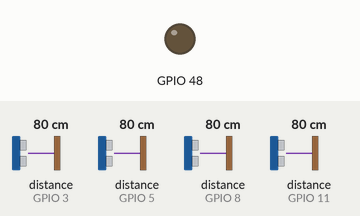
This sketch was run on a simulated ESP32-S3. On the bench: output pins drawn as LEDs (lit = HIGH). Wiring (inferred from the names in the program): 4 × ultrasonic range finder: trigger GPIO 2, echo GPIO 3 / trigger GPIO 4, echo GPIO 5 / trigger GPIO 7, echo GPIO 8 / trigger GPIO 10, echo GPIO 11. The test bench sets the inputs (shaded band); at power-on: distance to the obstacle (sensors on GPIO 3, GPIO 11, GPIO 5, GPIO 8) 80 cm. The echo pulse lasts 58.3 µs per cm; WiFi joins after 1.5 s; servers stay silent unless stated; no MQTT or app messages arrive unless stated; pins used as bus, display or sensor lines are not drawn; what the sketch prints to the serial monitor is not drawn.

Above: at 2.7 s.
2.8 s: distance to the obstacle (sensor on GPIO 3) set to 18 cm
6.9 s: distance to the obstacle (sensor on GPIO 3) set to 15 cm
13.5 s: distance to the obstacle (sensor on GPIO 11) set to 2 cm
At 15.6 s:
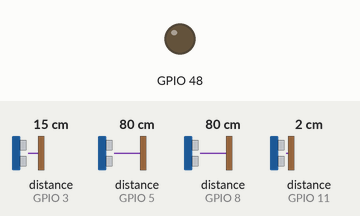
17.6 s: distance to the obstacle (sensor on GPIO 11) set to 18 cm
At 19.1 s:
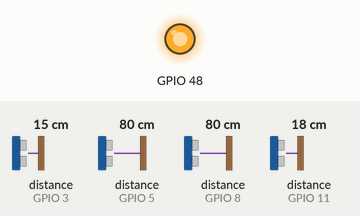
Timing chart, 0 to 20.6 s (numbered marks = the images above; inputs shaded):
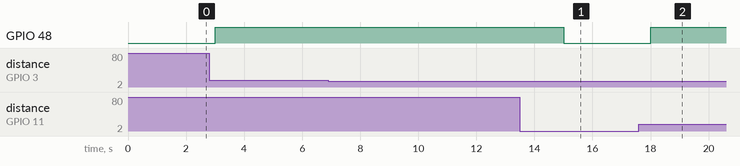

The sketch:

Ultrasonic_Sensor_02.ino
```cpp
#include <WiFi.h>
#include <PubSubClient.h>
#include <Wire.h>
#include <LiquidCrystal_I2C.h>

const char* ssid = "Mild"; //อย่าลืมแก้ไข SSID ของ WIFI ที่จะให้ NodeMCU ไปเชื่อมต่อ
const char* password = "1234567899"; //อย่าลืมแก้ไข PASSWORD ของ WIFI
const char* mqtt_server = "d2613297421847e9b0f0732cec40fa4d.s1.eu.hivemq.cloud"; //อย่าลืมแก้ไข BROKER
const int mqtt_port = 8884;
//const char* mqtt_Client = "LAB";  //อย่าลืมแก้ไข ClientID
const char* mqtt_username = "ham";  //อย่าลืมแก้ไข Token
const char* mqtt_password = "123456789"; //อย่าลืมแก้ไข Secret

WiFiClient espClient;
PubSubClient client(espClient);

const int pingPin1 = 2;
const int inPin1 = 3;
const int pingPin2 = 4;
const int inPin2 = 5;
const int pingPin3 = 7;
const int inPin3 = 8;
const int pingPin4 = 10;
const int inPin4 = 11;

long lastMsg = 0;
int value = 0;
char msg[100];
String DataString;
int allTable = 4;  // Total number of tables
int cm1, cm2, cm3, cm4;
int status1, status2, status3, status4;

void reconnect() {
  while (!client.connected()) {
    Serial.print("Attempting MQTT connection...");
  if (client.connect(mqtt_username, mqtt_password)) { //เชื่อมต่อกับ MQTT BROKER
    Serial.println("connected");
    client.subscribe("@msg/operator");
  }
  else {
    Serial.print("failed, rc=");
    Serial.print(client.state());
    Serial.println("try again in 5 seconds");
    delay(5000);
    }
  }
}


void setup() {
  Serial.begin(115200);

  pinMode(pingPin1, OUTPUT);
  pinMode(inPin1, INPUT);
  pinMode(pingPin2, OUTPUT);
  pinMode(inPin2, INPUT);
  pinMode(pingPin3, OUTPUT);
  pinMode(inPin3, INPUT);
  pinMode(pingPin4, OUTPUT);
  pinMode(inPin4, INPUT);
  pinMode(LED_BUILTIN, OUTPUT);

  Serial.println();
  Serial.print("Connecting to ");
  Serial.println(ssid);
  WiFi.begin(ssid, password); //เชื่อมต่อกับ WIFI
  while (WiFi.status() != WL_CONNECTED) {
    delay(500);
    Serial.print(".");
  }
  Serial.println("");
  Serial.println("WiFi connected");
  Serial.println("IP address: ");
  Serial.println(WiFi.localIP()); //เชื่อมต่อกับ WIFI สำเร็จ แสดง IP
  client.setServer(mqtt_server, mqtt_port); //กำหนด MQTT BROKER, PORT ที่ใช้
}

void loop() {

  if (!client.connected()) {
    reconnect();
  }
  client.loop();

  long now = millis();
  if (now - lastMsg > 3000) {  // Update every 3 seconds
    lastMsg = now;
    update();
  }
}

void setup_wifi() {
  delay(10);
  Serial.println();
  Serial.print("Connecting to ");
  Serial.println(ssid);

  WiFi.begin(ssid, password);

  while (WiFi.status() != WL_CONNECTED) {
    delay(500);
    Serial.print(".");
  }

  Serial.println();
  Serial.print("Connected to WiFi with IP: ");
  Serial.println(WiFi.localIP());
}

void update() {
    // Read status and distance at the same time
    detectAndUpdate(pingPin1, inPin1, status1, cm1);
    detectAndUpdate(pingPin2, inPin2, status2, cm2);
    detectAndUpdate(pingPin3, inPin3, status3, cm3);
    detectAndUpdate(pingPin4, inPin4, status4, cm4);

    Serial.println("Chair one     : " + (String)status1 + " people");
    Serial.println("Chair two     : " + (String)status2 + " people");
    Serial.println("Chair three   : " + (String)status3 + " people");
    Serial.println("Chair four    : " + (String)status4 + " people");
    Serial.println("---------------------------");
    Serial.println("Chair one     : " + (String)cm1 + "     cm");
    Serial.println("Chair two     : " + (String)cm2 + "     cm");
    Serial.println("Chair three   : " + (String)cm3 + "     cm");
    Serial.println("Chair four    : " + (String)cm4 + "     cm");

    int Numpeople2 = status1 + status2 + status3 + status4;

    int tableStatus2;

    if (Numpeople2 > 0) {
    tableStatus2 = 0;
    Serial.println("tableStatus2: " + String(tableStatus2));
    Serial.println("Tables are occupied");
  } else {
    tableStatus2 = 1;
    Serial.println("tableStatus2: " + String(tableStatus2));
    Serial.println("Tables are empty");
  }


 String statusMessage = "{\"status2\": " + String(tableStatus2) + ", \"Numpeople2\": " + String(Numpeople2) + "}";

    statusMessage.toCharArray(msg,100);
    // Publish status to MQTT
    client.publish("data02/people02/table02", msg);

    Serial.println("Published: " + statusMessage);

    Serial.println("==========================");
}

void detectAndUpdate(int pingPin, int inPin, int &status, int &cm) {
  long duration;

  digitalWrite(pingPin, LOW);
  delayMicroseconds(2);
  digitalWrite(pingPin, HIGH);
  delayMicroseconds(5);
  digitalWrite(pingPin, LOW);

  duration = pulseIn(inPin, HIGH);
  cm = microsecondsToCentimeters(duration);

  if (cm < 17) {
    digitalWrite(LED_BUILTIN, 0);
    status = 1;  // Occupied
  } else {
    digitalWrite(LED_BUILTIN, 1);
    status = 0;  // Empty
  }
}

long microsecondsToCentimeters(long microseconds) {
  return microseconds / 29 / 2;
}
```

Measured:
- after the input at 13.5 s, GPIO 48: HIGH → LOW after 1.5 s
- after the input at 17.6 s, GPIO 48: LOW → HIGH after 0.41 s
